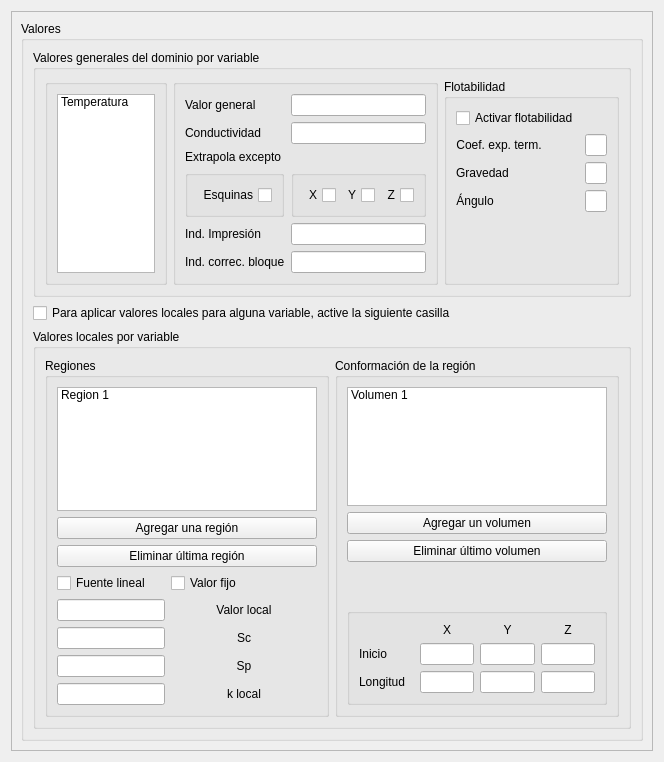
<?xml version="1.0" encoding="UTF-8"?>
<ui version="4.0">
 <class>valores_window</class>
 <widget class="QWidget" name="valores_window">
  <property name="geometry">
   <rect>
    <x>0</x>
    <y>0</y>
    <width>664</width>
    <height>762</height>
   </rect>
  </property>
  <property name="windowTitle">
   <string>Valores - PrePRODIC3D</string>
  </property>
  <layout class="QGridLayout" name="gridLayout_3">
   <item row="0" column="0">
    <widget class="QScrollArea" name="scrollArea">
     <property name="widgetResizable">
      <bool>true</bool>
     </property>
     <widget class="QWidget" name="scrollAreaWidgetContents">
      <property name="geometry">
       <rect>
        <x>0</x>
        <y>0</y>
        <width>644</width>
        <height>742</height>
       </rect>
      </property>
      <layout class="QVBoxLayout" name="verticalLayout_3">
       <item>
        <widget class="QGroupBox" name="groupBox">
         <property name="title">
          <string>Valores</string>
         </property>
         <layout class="QVBoxLayout" name="verticalLayout_2">
          <item>
           <widget class="QGroupBox" name="groupBox_2">
            <property name="title">
             <string>Valores generales del dominio por variable</string>
            </property>
            <layout class="QHBoxLayout" name="horizontalLayout">
             <item>
              <widget class="QGroupBox" name="groupBox_3">
               <property name="title">
                <string/>
               </property>
               <layout class="QGridLayout" name="gridLayout_2">
                <item row="0" column="0">
                 <widget class="QListWidget" name="lw_variables">
                  <item>
                   <property name="text">
                    <string>Temperatura</string>
                   </property>
                  </item>
                 </widget>
                </item>
               </layout>
              </widget>
             </item>
             <item>
              <widget class="QGroupBox" name="groupBox_4">
               <property name="title">
                <string/>
               </property>
               <layout class="QFormLayout" name="formLayout_2">
                <item row="0" column="1">
                 <widget class="QLineEdit" name="le_general_value"/>
                </item>
                <item row="1" column="0">
                 <widget class="QLabel" name="label_2">
                  <property name="text">
                   <string>Conductividad</string>
                  </property>
                  <property name="alignment">
                   <set>Qt::AlignCenter</set>
                  </property>
                 </widget>
                </item>
                <item row="1" column="1">
                 <widget class="QLineEdit" name="le_k"/>
                </item>
                <item row="5" column="0">
                 <widget class="QLabel" name="label_15">
                  <property name="text">
                   <string>Extrapola excepto</string>
                  </property>
                 </widget>
                </item>
                <item row="6" column="0">
                 <widget class="QGroupBox" name="groupBox_11">
                  <property name="title">
                   <string/>
                  </property>
                  <layout class="QHBoxLayout" name="horizontalLayout_3">
                   <item>
                    <widget class="QCheckBox" name="chb_ipun">
                     <property name="layoutDirection">
                      <enum>Qt::RightToLeft</enum>
                     </property>
                     <property name="text">
                      <string>Esquinas</string>
                     </property>
                    </widget>
                   </item>
                  </layout>
                 </widget>
                </item>
                <item row="6" column="1">
                 <widget class="QGroupBox" name="groupBox_10">
                  <property name="title">
                   <string/>
                  </property>
                  <layout class="QGridLayout" name="gridLayout_4">
                   <item row="1" column="0">
                    <widget class="QCheckBox" name="chb_iborx">
                     <property name="layoutDirection">
                      <enum>Qt::RightToLeft</enum>
                     </property>
                     <property name="text">
                      <string>X</string>
                     </property>
                    </widget>
                   </item>
                   <item row="1" column="2">
                    <widget class="QCheckBox" name="chb_iborz">
                     <property name="layoutDirection">
                      <enum>Qt::RightToLeft</enum>
                     </property>
                     <property name="text">
                      <string>Z</string>
                     </property>
                    </widget>
                   </item>
                   <item row="1" column="1">
                    <widget class="QCheckBox" name="chb_ibory">
                     <property name="layoutDirection">
                      <enum>Qt::RightToLeft</enum>
                     </property>
                     <property name="text">
                      <string>Y</string>
                     </property>
                    </widget>
                   </item>
                  </layout>
                 </widget>
                </item>
                <item row="0" column="0">
                 <widget class="QLabel" name="label">
                  <property name="text">
                   <string>Valor general</string>
                  </property>
                 </widget>
                </item>
                <item row="7" column="0">
                 <widget class="QLabel" name="label_16">
                  <property name="text">
                   <string>Ind. Impresión</string>
                  </property>
                 </widget>
                </item>
                <item row="7" column="1">
                 <widget class="QLineEdit" name="le_ixyz"/>
                </item>
                <item row="8" column="0">
                 <widget class="QLabel" name="label_17">
                  <property name="text">
                   <string>Ind. correc. bloque</string>
                  </property>
                 </widget>
                </item>
                <item row="8" column="1">
                 <widget class="QLineEdit" name="le_kblock"/>
                </item>
               </layout>
              </widget>
             </item>
             <item>
              <widget class="QGroupBox" name="groupBox_5">
               <property name="title">
                <string>Flotabilidad</string>
               </property>
               <layout class="QFormLayout" name="formLayout">
                <item row="1" column="0">
                 <widget class="QLabel" name="label_3">
                  <property name="text">
                   <string>Coef. exp. term.</string>
                  </property>
                  <property name="alignment">
                   <set>Qt::AlignCenter</set>
                  </property>
                 </widget>
                </item>
                <item row="1" column="1">
                 <widget class="QLineEdit" name="lineEdit_3"/>
                </item>
                <item row="2" column="0">
                 <widget class="QLabel" name="label_4">
                  <property name="text">
                   <string>Gravedad</string>
                  </property>
                  <property name="alignment">
                   <set>Qt::AlignCenter</set>
                  </property>
                 </widget>
                </item>
                <item row="2" column="1">
                 <widget class="QLineEdit" name="lineEdit_4"/>
                </item>
                <item row="3" column="0">
                 <widget class="QLabel" name="label_5">
                  <property name="text">
                   <string>Ángulo</string>
                  </property>
                  <property name="alignment">
                   <set>Qt::AlignCenter</set>
                  </property>
                 </widget>
                </item>
                <item row="3" column="1">
                 <widget class="QLineEdit" name="lineEdit_5"/>
                </item>
                <item row="0" column="0">
                 <widget class="QCheckBox" name="checkBox">
                  <property name="text">
                   <string>Activar flotabilidad</string>
                  </property>
                 </widget>
                </item>
               </layout>
              </widget>
             </item>
            </layout>
           </widget>
          </item>
          <item>
           <widget class="QCheckBox" name="chb_local_value">
            <property name="text">
             <string>Para aplicar valores locales para alguna variable, active la siguiente casilla</string>
            </property>
           </widget>
          </item>
          <item>
           <widget class="QGroupBox" name="groupBox_6">
            <property name="title">
             <string>Valores locales por variable</string>
            </property>
            <layout class="QHBoxLayout" name="horizontalLayout_2">
             <item>
              <widget class="QGroupBox" name="groupBox_7">
               <property name="layoutDirection">
                <enum>Qt::LeftToRight</enum>
               </property>
               <property name="title">
                <string>Regiones</string>
               </property>
               <layout class="QFormLayout" name="formLayout_3">
                <item row="2" column="0" colspan="2">
                 <widget class="QPushButton" name="pb_add_region">
                  <property name="text">
                   <string>Agregar una región</string>
                  </property>
                 </widget>
                </item>
                <item row="4" column="0" colspan="2">
                 <widget class="QPushButton" name="pb_remove_region">
                  <property name="text">
                   <string>Eliminar última región</string>
                  </property>
                 </widget>
                </item>
                <item row="0" column="0" colspan="2">
                 <widget class="QListWidget" name="lw_regions">
                  <property name="layoutDirection">
                   <enum>Qt::LeftToRight</enum>
                  </property>
                  <item>
                   <property name="text">
                    <string>Region 1</string>
                   </property>
                  </item>
                 </widget>
                </item>
                <item row="10" column="0">
                 <widget class="QLineEdit" name="le_local_value"/>
                </item>
                <item row="10" column="1">
                 <widget class="QLabel" name="label_6">
                  <property name="text">
                   <string>Valor local</string>
                  </property>
                  <property name="alignment">
                   <set>Qt::AlignCenter</set>
                  </property>
                 </widget>
                </item>
                <item row="11" column="1">
                 <widget class="QLabel" name="label_7">
                  <property name="text">
                   <string>Sc</string>
                  </property>
                  <property name="alignment">
                   <set>Qt::AlignCenter</set>
                  </property>
                 </widget>
                </item>
                <item row="14" column="0">
                 <widget class="QLineEdit" name="le_local_sp"/>
                </item>
                <item row="14" column="1">
                 <widget class="QLabel" name="label_8">
                  <property name="text">
                   <string>Sp</string>
                  </property>
                  <property name="alignment">
                   <set>Qt::AlignCenter</set>
                  </property>
                 </widget>
                </item>
                <item row="17" column="0">
                 <widget class="QLineEdit" name="le_local_k"/>
                </item>
                <item row="17" column="1">
                 <widget class="QLabel" name="label_9">
                  <property name="text">
                   <string>k local</string>
                  </property>
                  <property name="alignment">
                   <set>Qt::AlignCenter</set>
                  </property>
                 </widget>
                </item>
                <item row="8" column="1">
                 <widget class="QCheckBox" name="chb_fixed_value">
                  <property name="text">
                   <string>Valor fijo</string>
                  </property>
                 </widget>
                </item>
                <item row="8" column="0">
                 <widget class="QCheckBox" name="chb_linear_source">
                  <property name="text">
                   <string>Fuente lineal</string>
                  </property>
                 </widget>
                </item>
                <item row="11" column="0">
                 <widget class="QLineEdit" name="le_local_sc"/>
                </item>
               </layout>
              </widget>
             </item>
             <item>
              <widget class="QGroupBox" name="groupBox_8">
               <property name="title">
                <string>Conformación de la región</string>
               </property>
               <layout class="QVBoxLayout" name="verticalLayout">
                <item>
                 <widget class="QListWidget" name="lw_volumes">
                  <item>
                   <property name="text">
                    <string>Volumen 1</string>
                   </property>
                  </item>
                 </widget>
                </item>
                <item>
                 <widget class="QPushButton" name="pb_add_volume">
                  <property name="text">
                   <string>Agregar un volumen</string>
                  </property>
                 </widget>
                </item>
                <item>
                 <widget class="QPushButton" name="pb_remove_volume">
                  <property name="text">
                   <string>Eliminar último volumen</string>
                  </property>
                 </widget>
                </item>
                <item>
                 <spacer name="verticalSpacer">
                  <property name="orientation">
                   <enum>Qt::Vertical</enum>
                  </property>
                  <property name="sizeType">
                   <enum>QSizePolicy::Fixed</enum>
                  </property>
                  <property name="sizeHint" stdset="0">
                   <size>
                    <width>20</width>
                    <height>40</height>
                   </size>
                  </property>
                 </spacer>
                </item>
                <item>
                 <widget class="QGroupBox" name="groupBox_9">
                  <property name="title">
                   <string/>
                  </property>
                  <layout class="QGridLayout" name="gridLayout">
                   <item row="2" column="0">
                    <widget class="QLabel" name="label_10">
                     <property name="text">
                      <string>Longitud</string>
                     </property>
                    </widget>
                   </item>
                   <item row="2" column="2">
                    <widget class="QLineEdit" name="le_y_lon">
                     <property name="sizePolicy">
                      <sizepolicy hsizetype="Ignored" vsizetype="Fixed">
                       <horstretch>0</horstretch>
                       <verstretch>0</verstretch>
                      </sizepolicy>
                     </property>
                    </widget>
                   </item>
                   <item row="1" column="1">
                    <widget class="QLineEdit" name="le_x_start">
                     <property name="sizePolicy">
                      <sizepolicy hsizetype="Ignored" vsizetype="Fixed">
                       <horstretch>0</horstretch>
                       <verstretch>0</verstretch>
                      </sizepolicy>
                     </property>
                    </widget>
                   </item>
                   <item row="1" column="2">
                    <widget class="QLineEdit" name="le_y_start">
                     <property name="sizePolicy">
                      <sizepolicy hsizetype="Ignored" vsizetype="Fixed">
                       <horstretch>0</horstretch>
                       <verstretch>0</verstretch>
                      </sizepolicy>
                     </property>
                    </widget>
                   </item>
                   <item row="2" column="1">
                    <widget class="QLineEdit" name="le_x_lon">
                     <property name="sizePolicy">
                      <sizepolicy hsizetype="Ignored" vsizetype="Fixed">
                       <horstretch>0</horstretch>
                       <verstretch>0</verstretch>
                      </sizepolicy>
                     </property>
                    </widget>
                   </item>
                   <item row="0" column="1">
                    <widget class="QLabel" name="label_12">
                     <property name="text">
                      <string>X</string>
                     </property>
                     <property name="alignment">
                      <set>Qt::AlignCenter</set>
                     </property>
                    </widget>
                   </item>
                   <item row="0" column="2">
                    <widget class="QLabel" name="label_13">
                     <property name="text">
                      <string>Y</string>
                     </property>
                     <property name="alignment">
                      <set>Qt::AlignCenter</set>
                     </property>
                    </widget>
                   </item>
                   <item row="1" column="0">
                    <widget class="QLabel" name="label_11">
                     <property name="text">
                      <string>Inicio</string>
                     </property>
                    </widget>
                   </item>
                   <item row="0" column="3">
                    <widget class="QLabel" name="label_14">
                     <property name="text">
                      <string>Z</string>
                     </property>
                     <property name="alignment">
                      <set>Qt::AlignCenter</set>
                     </property>
                    </widget>
                   </item>
                   <item row="1" column="3">
                    <widget class="QLineEdit" name="le_z_start">
                     <property name="sizePolicy">
                      <sizepolicy hsizetype="Ignored" vsizetype="Fixed">
                       <horstretch>0</horstretch>
                       <verstretch>0</verstretch>
                      </sizepolicy>
                     </property>
                    </widget>
                   </item>
                   <item row="2" column="3">
                    <widget class="QLineEdit" name="le_z_lon">
                     <property name="sizePolicy">
                      <sizepolicy hsizetype="Ignored" vsizetype="Fixed">
                       <horstretch>0</horstretch>
                       <verstretch>0</verstretch>
                      </sizepolicy>
                     </property>
                    </widget>
                   </item>
                  </layout>
                 </widget>
                </item>
               </layout>
              </widget>
             </item>
            </layout>
           </widget>
          </item>
         </layout>
        </widget>
       </item>
      </layout>
     </widget>
    </widget>
   </item>
  </layout>
 </widget>
 <resources/>
 <connections/>
</ui>
